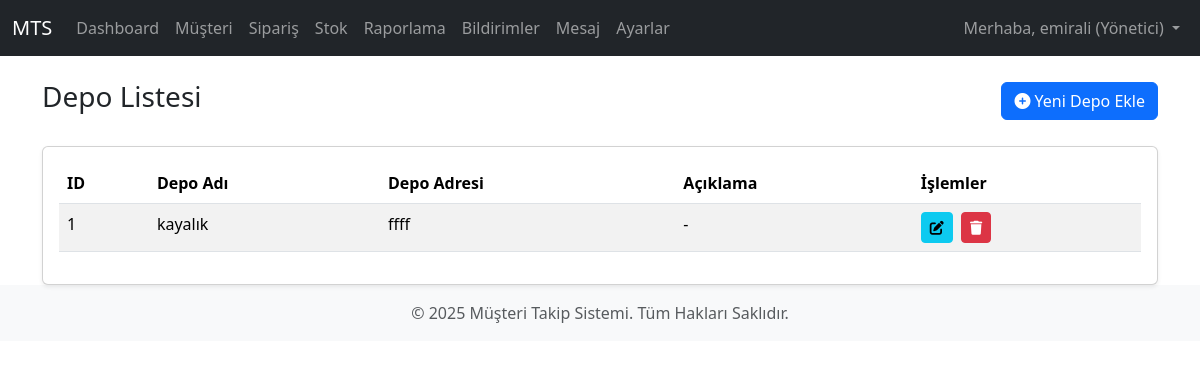
/stock/warehouses/ (signed in), run on the app's committed database.
### core/models.py (models this page shows, shortened)
class User(AbstractUser):
    USER_TYPE_CHOICES = (
        ("admin", "Yönetici"),
        ("personnel", "Personel"),
        ("customer", "Müşteri"),
    )
    user_type = models.CharField(
        max_length=20,
        choices=USER_TYPE_CHOICES,
        default="customer",
        verbose_name="Kullanıcı Tipi"
    )
    phone_number = models.CharField(
        max_length=15,
        blank=True,
        null=True,
        verbose_name="Telefon Numarası"
    )
    company_name = models.CharField(
        max_length=100,
        blank=True,
        null=True,
        verbose_name="Firma Adı"
    )
    address = models.TextField(
        blank=True,
        null=True,
        verbose_name="Adres"
    )
    customer_segment = models.CharField(
        max_length=20,
        choices=[('individual', 'Bireysel'), ('corporate', 'Kurumsal')],
        blank=True,
        null=True,
        verbose_name="Müşteri Segmenti"
    )
    date_of_birth = models.DateField(
        blank=True,
        null=True,
        verbose_name="Doğum Tarihi"
    )
    notes = models.TextField(
        blank=True,
        null=True,
        verbose_name="Notlar"
    )
    tax_id_number = models.CharField(
        max_length=20,
        blank=True,
        null=True,
        verbose_name="Vergi/Kimlik Numarası"
    )
    payment_preference = models.CharField(
        max_length=50,
        blank=True,
        null=True,
        verbose_name="Ödeme Tercihi"
    )
    debt_status = models.DecimalField(
        max_digits=10,
        decimal_places=2,
        default=0.00,
        verbose_name="Borç Durumu"
    )
    def is_admin(self):
        return self.user_type == "admin"
    def is_personnel(self):
        return self.user_type == "personnel"
    def is_customer(self):
        return self.user_type == "customer"
    def get_user_type_display(self):
        return dict(self.USER_TYPE_CHOICES).get(self.user_type)

### stock/models.py (models this page shows, shortened)
class Warehouse(models.Model):
    name = models.CharField(max_length=100, unique=True, verbose_name="Depo Adı")
    address = models.TextField(verbose_name="Depo Adresi")
    description = models.TextField(blank=True, null=True, verbose_name="Açıklama")
    class Meta:
        verbose_name = "Depo"
        verbose_name_plural = "Depolar"
        ordering = ['name']

### stock/views.py (the view)
# urls.py: path('warehouses/', views.WarehouseListView.as_view(), name='warehouse_list'),
class WarehouseListView(PersonnelRequiredMixin, ListView):
    model = Warehouse
    template_name = 'stock/warehouse_list.html'
    context_object_name = 'warehouses'
    paginate_by = 15

### core/views.py (called while the page is built)
    def test_func(self):
        return self.request.user.is_authenticated and (self.request.user.is_personnel() or self.request.user.is_admin())

### templates/stock/warehouse_list.html (shortened to what this page needs)
{% extends 'base.html' %}
{% load static %}
{% block content %}
<div class="d-flex justify-content-between align-items-center mb-4">
    <h1 class="h3">Depo Listesi</h1>
    <a href="{% url 'stock:warehouse_create' %}" class="btn btn-primary"><i class="fas fa-plus-circle"></i> Yeni Depo Ekle</a>
</div>
<div class="card shadow-sm">
    <div class="card-body">
        {% if warehouses %}
        <div class="table-responsive">
            <table class="table table-hover table-striped">
                <thead>
                    <tr>
                        <th scope="col">ID</th>
                        <th scope="col">Depo Adı</th>
                        <th scope="col">Depo Adresi</th>
                        <th scope="col">Açıklama</th>
                        <th scope="col">İşlemler</th>
                    </tr>
                </thead>
                <tbody>
                    {% for warehouse in warehouses %}
                    <tr>
                        <td>{{ warehouse.pk }}</td>
                        <td>{{ warehouse.name }}</td>
                        <td>{{ warehouse.address|default:"-" }}</td>
                        <td>{{ warehouse.description|default:"-" }}</td>
                        <td>
                            <a href="{% url 'stock:warehouse_update' pk=warehouse.pk %}" class="btn btn-sm btn-info me-1" title="Düzenle"><i class="fas fa-edit"></i></a>
                            <a href="{% url 'stock:warehouse_delete' pk=warehouse.pk %}" class="btn btn-sm btn-danger" title="Sil"><i class="fas fa-trash"></i></a>
                        </td>
                    </tr>
                    {% endfor %}
                </tbody>
            </table>
        </div>
        {% else %}
        <div class="alert alert-info text-center" role="alert">
            Henüz kayıtlı depo bulunmamaktadır.
        </div>
        {% endif %}
    </div>
</div>
{% endblock %}

### templates/base.html (shortened to what this page needs)
{% load static %}
<!DOCTYPE html>
<html lang="tr">
<head>
    <link href="https://cdn.jsdelivr.net/npm/bootstrap@5.3.3/dist/css/bootstrap.min.css" rel="stylesheet">
    <link rel="stylesheet" href="https://cdnjs.cloudflare.com/ajax/libs/font-awesome/6.0.0-beta3/css/all.min.css">
</head>
<body>
    <nav class="navbar navbar-expand-lg navbar-dark bg-dark">
        <div class="container-fluid">
            <a class="navbar-brand" href="{% url 'home' %}">MTS</a>
            <div class="collapse navbar-collapse" id="navbarNav">
                <ul class="navbar-nav me-auto mb-2 mb-lg-0">
                    {% if user.is_authenticated %}
                        {% if user.is_admin %}
                            <li class="nav-item">
                                <a class="nav-link" href="{% url 'dashboard:admin_dashboard' %}">Dashboard</a>
                            </li>
                        {% endif %}
                        {% if user.is_personnel or user.is_admin %}
                            <li class="nav-item">
                                <a class="nav-link" href="{% url 'customers:customer_list' %}">Müşteri</a>
                            </li>
                            <li class="nav-item">
                                <a class="nav-link" href="{% url 'orders:order_list' %}">Sipariş</a>
                            </li>
                            <li class="nav-item">
                                <a class="nav-link" href="{% url 'stock:product_list' %}">Stok</a>
                            </li>
                            <li class="nav-item">
                                <a class="nav-link" href="{% url 'reports:report_list' %}">Raporlama</a>
                            </li>
                        {% endif %}
                        <li class="nav-item">
                            <a class="nav-link" href="{% url 'notifications:user_notifications' %}">Bildirimler</a>
                        </li>
                        <li class="nav-item">
                            <a class="nav-link" href="{% url 'messages_app:message_list' %}">Mesaj</a>
                        </li>
                        <li class="nav-item">
                            <a class="nav-link" href="{% url 'settings_app:theme_settings' %}">Ayarlar</a>
                        </li>
                    {% endif %}
                </ul>
                <ul class="navbar-nav">
                    {% if user.is_authenticated %}
                        <li class="nav-item dropdown">
                            <a class="nav-link dropdown-toggle" href="#" id="navbarDropdown" role="button" data-bs-toggle="dropdown" aria-expanded="false">
                                Merhaba, {{ user.get_full_name|default:user.username }} ({{ user.get_user_type_display }})
                            </a>
                        </li>
                    {% endif %}
                </ul>
            </div>
        </div>
    </nav>
    <main class="container mt-4">
        {% block content %}{% endblock %}
    </main>
    <footer class="footer mt-auto py-3 bg-light">
        <div class="container text-center">
            <span class="text-muted">© 2025 Müşteri Takip Sistemi. Tüm Hakları Saklıdır.</span>
        </div>
    </footer>
</body>
</html>

### data on the page
User: get_full_name "emirali", user_type "Yönetici"
Warehouse: pk "1", name "kayalık", address "ffff", description "-"
